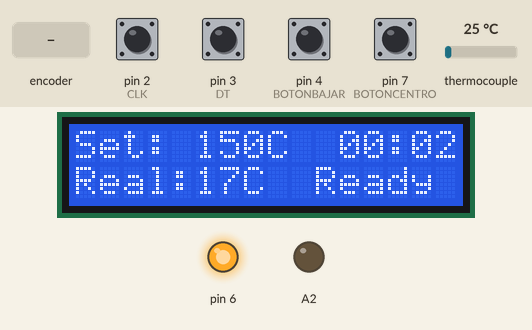
The sketch below on a simulated Arduino Uno, built with avr-gcc and run on an emulated ATmega328P. On the bench: 16×2 character LCD, output pins drawn as LEDs (lit = HIGH). Wiring (inferred from the names in the program): MAX6675 thermocouple converter: CS pin 10; MISO pin 12; SCK pin 13. The test bench sets the inputs (shaded band); at power-on: pin 2 (CLK), pin 3 (DT), pin 4 (BOTONBAJAR), pin 7 (BOTONCENTRO) HIGH, thermocouple 25 °C. Pins used as bus, display or sensor lines are not drawn; what the sketch prints to the serial monitor is not drawn.

Above: at 4.6 s.
4.7 s: thermocouple set to 6 °C
At 5.8 s:
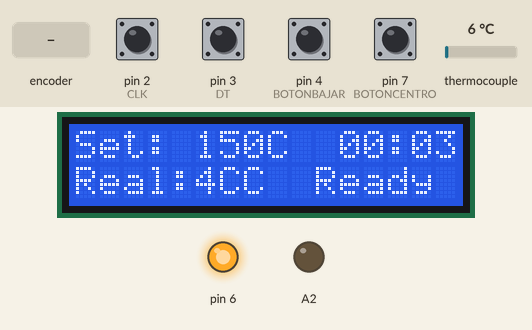
7.7 s: thermocouple set to 294 °C
At 8.08 s:
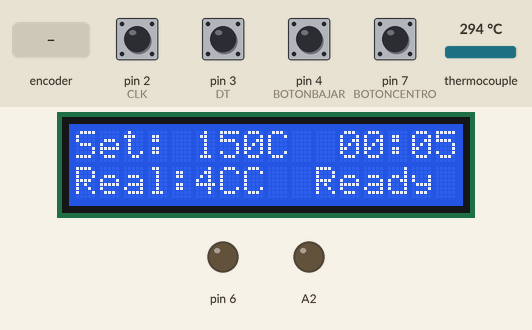
10.0 s: rotary encoder on pin 2 (CLK) / pin 3 (DT) turned 1 step (first pin leading)
At 10.8 s:
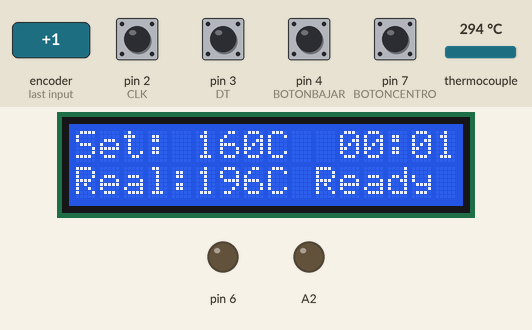
13.2 s: thermocouple set to 150 °C
At 13.78 s:
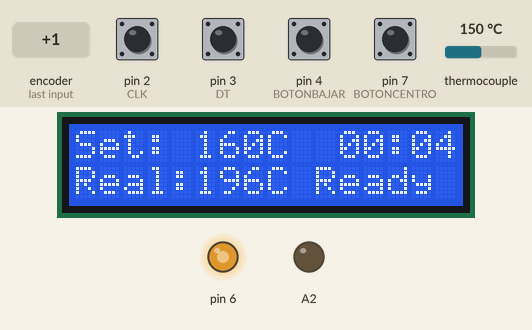
15.1 s: pin 4 (BOTONBAJAR) pulled LOW for 0.15 s
At 16.8 s:
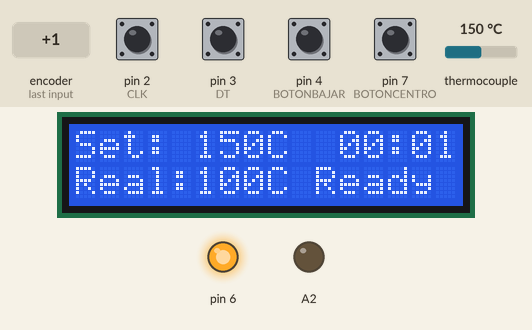
17.5 s: pin 7 (BOTONCENTRO) pulled LOW for 0.15 s
At 18.8 s:
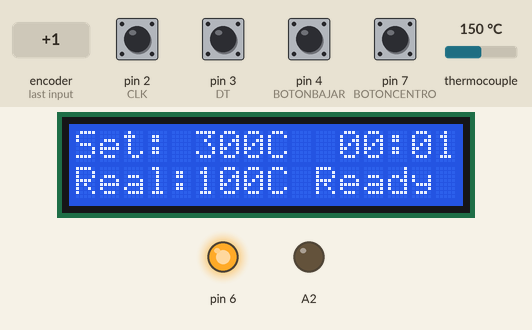
Timing chart, 0 to 20.5 s (numbered marks = the images above; inputs shaded):
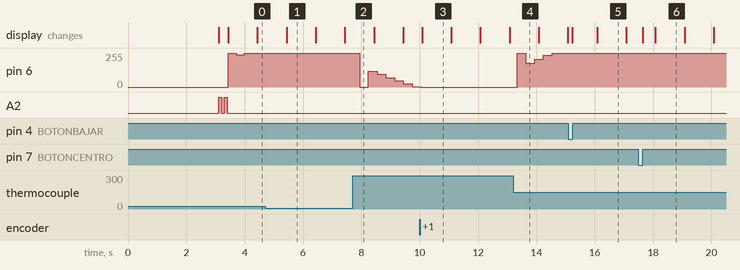

Measured:
- after the input at 4.7 s, the display: changes after 0.74 s (image 1)
- after the input at 7.7 s, pin 6: 255/255 → 0/255 after 0.24 s, → 117/255 0.30 s later, → 94/255 0.30 s later, → 71/255 0.30 s later, … (7 changes in this stretch)
- after the input at 13.2 s, pin 6: 0/255 → 255/255 after 0.14 s, → 180/255 0.30 s later, → 210/255 0.30 s later, → 240/255 0.30 s later, … (5 changes in this stretch)
- what the display in image 1 shows lasts 1.0 s, from 5.4 s to 6.4 s

The sketch:

Termocupla.ino
```cpp
/*    Max6675 Module  ==>   Arduino
 *    CS              ==>     D10
 *    SO              ==>     D12
 *    SCK             ==>     D13
 *    Vcc             ==>     Vcc (5v)
 *    Gnd             ==>     Gnd      */

#include <SPI.h>
#include <PID_v1.h>
#include <Wire.h>
#include <LiquidCrystal_I2C.h>

#define MAX6675_CS   10
#define MAX6675_SO   12
#define MAX6675_SCK  13

#define SETPOINT_INIT 150;
#define SLEEP 20


// Entradas del encoder rotatorio
#define CLK 2
#define DT 3
#define BOTONCENTRO 7
#define BOTONBAJAR 4

volatile int counter = 0;
int currentStateCLK;
int lastStateCLK;
String currentDir ="";

bool enableShow = false;

LiquidCrystal_I2C lcd(0x27,16,2);
//Define Variables we'll be connecting to
double Setpoint, Input, Output;

//Specify the links and initial tuning parameters
double Kp=2, Ki=5, Kd=1;
float temperature_read;
PID myPID(&Input, &Output, &Setpoint, Kp, Ki, Kd, DIRECT);


void setup() {
  Serial.begin(115200);
  pinMode(A2, OUTPUT);
  pinMode(BOTONCENTRO, INPUT_PULLUP);
  pinMode(BOTONBAJAR, INPUT_PULLUP);
  pinMode(CLK,INPUT);
  pinMode(DT,INPUT);
  lastStateCLK = digitalRead(CLK);

  // LLamar a updateEncoder() cuando un high o un low haya cambiado
  // sobre la interrupcion 0 (pin 2), o interrupcion 1 (pin 3)
  attachInterrupt(0, updateEncoder, CHANGE);
  attachInterrupt(1, updateEncoder, CHANGE);
  Input = 20;
  Setpoint = SETPOINT_INIT;
  counter = Setpoint;
  myPID.SetMode(AUTOMATIC);
  lcd.init();
  lcd.backlight();
  lcd.setCursor(0,0);
  lcd.print("Solder Station");
  lcd.setCursor(0,1);
  lcd.print("candelo@gmail.com");
  delay(3000);
  lcd.clear();
  lcd.setCursor(0,0);
  lcd.print("Set:");
  lcd.setCursor(0,1);
  lcd.print("Real:");
  Pitodoble();
}


unsigned long previousMillis = 0;
unsigned long previousMillis2 = 0;
unsigned long previousMillis3 = 0;
const long interval = 1000;
const long interval2 = 300;
const long interval3 = 150;
unsigned int seconds = 0;
unsigned int minutes = 0;

bool isReady = false;

void loop() {


    unsigned long currentMillis = millis();
    if ((currentMillis - previousMillis >= interval) || enableShow) {
      enableShow = false;
      previousMillis = currentMillis;
      ShowTemp();
      ShowTime();
    }
    if (currentMillis - previousMillis2 >= interval2) {
      previousMillis2 = currentMillis;
      CautinProcess();
    }
    if (currentMillis - previousMillis3 >= interval3) {
      previousMillis3 = currentMillis;
      ButtonProcess();
    }

    if(isReady){
      int a = Setpoint;
      int b = Input;
      Serial.println(a);
      Serial.println(b);
      if(a == b){
        isReady = false;
        Pitodoble();
      }
    }

}

void ShowTime(){

    if(seconds<59){
      seconds++;
    }else{
      seconds = 0;
      minutes++;
    }

    if(minutes >= SLEEP){
      Setpoint = SETPOINT_INIT;
      lcd.setCursor(10,1);
      lcd.print("Sleep");
    }else{
      lcd.setCursor(10,1);
      lcd.print("Ready");
    }

    lcd.setCursor(11,0);
    if(minutes < 10){
        lcd.print("0");
    }
    lcd.print(minutes);
    lcd.print(":");
    if(seconds < 10){
        lcd.print("0");
    }
    lcd.print(seconds);
}

void ButtonProcess(){
      if(digitalRead(BOTONCENTRO) == 0){
        delay(80);
        if(Setpoint < 600.0 && digitalRead(BOTONCENTRO) == 0){
          //Setpoint +=10;
          Setpoint = 300;
          ShowTemp();
          isReady = true;
          seconds = 0;
          minutes = 0;
          //Pito();
        }
      }else if(digitalRead(BOTONBAJAR) == 0){
        delay(80);
        if(Setpoint > 150.0 && digitalRead(BOTONBAJAR) == 0){
          Setpoint -=10;
          ShowTemp();
          isReady = true;
          seconds = 0;
          minutes = 0;
          //Pito();
        }
      }
}

void Pitodoble(){
  digitalWrite(A2,HIGH);
  delay(100);
  digitalWrite(A2,LOW);
  delay(100);
  digitalWrite(A2,HIGH);
  delay(100);
  digitalWrite(A2,LOW);
}


void Pito(){
  digitalWrite(A2,HIGH);
  delay(100);
  digitalWrite(A2,LOW);
}

void CautinProcess(){
  temperature_read = readThermocouple();
  temperature_read/=1.5;
  Input = temperature_read;
  myPID.Compute();
  analogWrite(6, Output);
}


void ShowTemp(){

  Serial.print("TEMP: ");
  Serial.print(temperature_read);
  Serial.print(" - ");
  Serial.println(Output);

  lcd.setCursor(0,0);
  lcd.print("Set: ");
  lcd.print(Setpoint,0);
  lcd.print("C");
  lcd.setCursor(0,1);
  lcd.print("Real:");
  lcd.print(Input,0);
  lcd.print("C");
}


double readThermocouple() {

  uint16_t v;
  pinMode(MAX6675_CS, OUTPUT);
  pinMode(MAX6675_SO, INPUT);
  pinMode(MAX6675_SCK, OUTPUT);

  digitalWrite(MAX6675_CS, LOW);
  delay(1);

  // Read in 16 bits,
  //  15    = 0 always
  //  14..2 = 0.25 degree counts MSB First
  //  2     = 1 if thermocouple is open circuit
  //  1..0  = uninteresting status

  v = shiftIn(MAX6675_SO, MAX6675_SCK, MSBFIRST);
  v <<= 8;
  v |= shiftIn(MAX6675_SO, MAX6675_SCK, MSBFIRST);

  digitalWrite(MAX6675_CS, HIGH);
  if (v & 0x4)
  {
    // Bit 2 indicates if the thermocouple is disconnected
    return NAN;
  }

  // The lower three bits (0,1,2) are discarded status bits
  v >>= 3;

  // The remaining bits are the number of 0.25 degree (C) counts
  return v*0.25;
}

void updateEncoder(){
  // leer el estado actual del CLK
  currentStateCLK = digitalRead(CLK);

// Si el ultimo estado actual del CLK es distinto, entonces ocurrió un pulso
// reacciona solo a un cambio de estado para evitar un conteo doble
  if (currentStateCLK != lastStateCLK && currentStateCLK == 1){

// si el estado del DT es diferente que el estado del CLK
// entonces el encoder está rotando en sentido antihorario CCW asi que //decrementa
if (digitalRead(DT) != currentStateCLK) {
    if(counter <= 590)
        counter += 10;
     currentDir ="CCW";
    }else {
// Encoder está rotando en sentido horario CW así que incrementa
     if(counter > 150)
        counter -=10;
     currentDir ="CW";
    }
    Setpoint = counter;
    //ShowTemp();
    isReady = true;
    seconds = 0;
    minutes = 0;
    enableShow = true;
    Serial.print("Direction: ");
    Serial.print(currentDir);
    Serial.print(" | Counter: ");
    Serial.println(counter);
  }

  // guarda el ultimo estado del CLK
  lastStateCLK = currentStateCLK;
}
```
